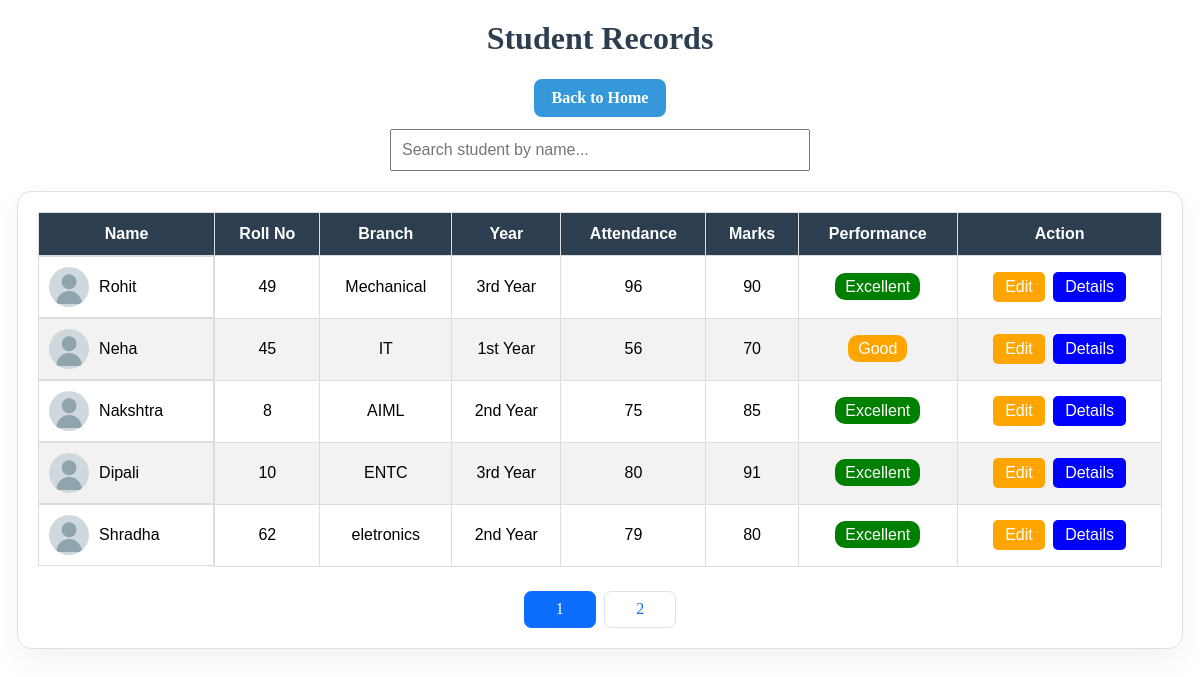
Page /records on the committed database.
### tables this page shows
CREATE TABLE students (
                    id INTEGER PRIMARY KEY AUTOINCREMENT,
                    name TEXT NOT NULL,
                    roll_no INTEGER NOT NULL,
                    marks INTEGER NOT NULL,
                    branch TEXT NOT NULL,
                    attendance INTEGER DEFAULT 0
                 , photo TEXT DEFAULT 'default.png', year TEXT DEFAULT '1st Year');

### project_flask.py (the view)
@app.route('/records')
def records():
    page = request.args.get('page', 1, type=int)
    per_page = 5
    offset = (page - 1) * per_page
    conn = get_db()
    students = conn.execute("""
        SELECT id, name, roll_no, branch, attendance, marks, year, photo
        FROM students
        ORDER BY id DESC
        LIMIT ? OFFSET ?
    """, (per_page, offset)).fetchall()
    total = conn.execute('SELECT COUNT(*) FROM students').fetchone()[0]
    conn.close()
    total_pages = (total + per_page - 1) // per_page  # Calculate total pages
    return render_template('records.html', students=students, total_pages=total_pages, page=page)

### database.py (called while the page is built)
def get_db():
    conn = sqlite3.connect(DB_PATH)
    conn.row_factory = sqlite3.Row
    return conn

### templates/records.html (shortened to what this page needs)
<h1 style="text-align:center; margin:20px; color:#2c3e50;">
    Student Records
</h1>
<div style="text-align:center; margin-bottom: 10px;">
    <a href="{{ url_for('home') }}" class="action-btn back-btn">Back to Home</a>
</div>
<input
    type="text"
    id="searchInput"
    class="search-box"
    placeholder="Search student by name...">
<div class="table-wrapper">
    <table>
        <thead>
            <tr>
                <th>Name</th>
                <th>Roll No</th>
                <th>Branch</th>
                <th>Year</th>
                <th>Attendance</th>
                <th>Marks</th>
                <th>Performance</th>
                <th>Action</th>
            </tr>
        </thead>
        <tbody id="tableBody">
           {% for student in students %}
            <tr data-name="{{ student[1]|lower }}">
      <td style="display:flex;align-items:center;gap:10px;">
                 {% if student[7] %}
             <img src="{{ url_for('static', filename='uploads/' + student[7]) }}"
                 alt="{{ student[1] }}"
              style="width:40px;height:40px;border-radius:50%;object-fit:cover;">
            {% else %}
          <img src="{{ url_for('static', filename='uploads/default.png') }}"
             alt="Default"
             style="width:40px;height:40px;border-radius:50%;object-fit:cover;">
           {% endif %}
          <span>{{ student[1] }}</span>
       </td>
                <td>{{ student[2] }}</td>
                <td>{{ student[3] }}</td>
                <td>{{ student[6] }}</td>
                <td>{{ student[4] }}</td>
                <td>{{ student[5] }}</td>
                <td>
                    {% if student[5] >= 80 %}
                        <span style="background:green;color:white;padding:5px 10px;border-radius:10px;">
                            Excellent
                        </span>
                    {% elif student[5] >= 60 %}
                        <span style="background:orange;color:white;padding:5px 10px;border-radius:10px;">
                            Good
                        </span>
                    {% else %}
                        <span style="background:red;color:white;padding:5px 10px;border-radius:10px;">
                            Average
                        </span>
                    {% endif %}
                </td>
                <td>
                    <a href="{{ url_for('edit_student', id=student[0]) }}"
                        class="action-btn edit-btn">
                        Edit
                    </a>
                    <a href="{{ url_for('student_detail', id=student[0]) }}"
                       class="action-btn detail-btn">
                       Details
                    </a>
                </td>
            </tr>
        {% endfor %}
        </tbody>
    </table>
      <nav aria-label="Page navigation" class="d-flex justify-content-center mt-3">
          <ul class="pagination mb-0">
              {% for p in range(1, total_pages + 1) %}
                  <li class="page-item {% if p == page %}active{% endif %}">
                      <a class="page-link" href="{{ url_for('records', page=p) }}">{{ p }}</a>
                  </li>
              {% endfor %}
          </ul>
      </nav>
</div>

### templates/records.html (style rules this page uses)
.table-wrapper { width: 95%; margin: 20px auto; overflow-x: auto; }
table { width: 100%; min-width: 900px; margin: 0 auto; border-collapse: collapse; font-family: Arial, sans-serif; font-size: 16px; }
th { background:#2c3e50; color:white; padding:12px; border:1px solid #ddd; }
td { padding:10px; text-align:center; border:1px solid #ddd; }
tr:nth-child(even) { background:#f2f2f2; }
.action-btn { padding:6px 12px; margin:2px; text-decoration:none; border-radius:5px; color:white; display:inline-block; }
.edit-btn { background:orange; }
.detail-btn { background:blue; }
.back-btn { background:#3498db; color:white; padding:10px 18px; border-radius:8px; text-decoration:none; font-weight:600; }
.search-box { width: min(100%, 420px); padding:10px; margin:10px auto; display:block; font-size:16px; }
.table-wrapper { width: 95%; margin: 20px auto; overflow-x: auto; padding: 20px; background: white; border: 1px solid #dbe2ea; border-radius: 14px; box-shadow: 0 12px 30px rgba(0, 0, 0, 0.05); }
.pagination { list-style: none; padding: 0; margin: 1.5rem auto 0; display: flex; justify-content: center; gap: 0.5rem; max-width: fit-content; }
.pagination .page-item { display: inline-block; }
.pagination .page-link { display: inline-block; padding: 0.55rem 0.95rem; border: 1px solid #dee2e6; color: #0d6efd; text-decoration: none; border-radius: 0.45rem; background: white; min-width: 40px; text-align: center; }
.pagination .page-item.active .page-link { background-color: #0d6efd; color: white; border-color: #0d6efd; }

### rows in the picture
students: photo (placeholder picture), name "Rohit", roll_no "49", branch "Mechanical", year "3rd Year", attendance "96", marks "90", shows "Excellent"
students: photo (placeholder picture), name "Neha", roll_no "45", branch "IT", year "1st Year", attendance "56", marks "70", shows "Good"
students: photo (placeholder picture), name "Nakshtra", roll_no "8", branch "AIML", year "2nd Year", attendance "75", marks "85", shows "Excellent"
students: photo (placeholder picture), name "Dipali", roll_no "10", branch "ENTC", year "3rd Year", attendance "80", marks "91", shows "Excellent"
students: photo (placeholder picture), name "Shradha", roll_no "62", branch "eletronics", year "2nd Year", attendance "79", marks "80", shows "Excellent"

### other values in the picture
{{ p }} "1" "2"
